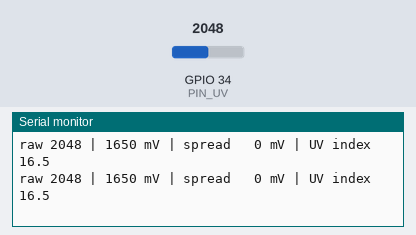
Simulated run of this sketch. Board: ESP32. On the bench: the last lines printed to the serial monitor. Inputs (shaded band) come from the test bench; at power-on: GPIO 34 (PIN_UV) = 2048 (analog values on the 0–4095 scale).

Above: at 1.7 s.
1.8 s: GPIO 34 (PIN_UV) set to 1228
At 3.3 s:
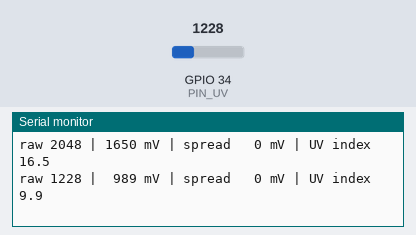
4.8 s: GPIO 34 (PIN_UV) set to 491
At 6.1 s:
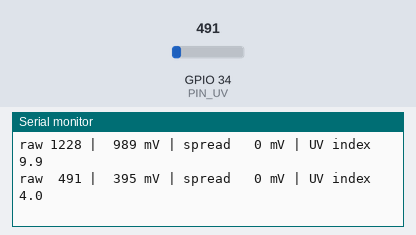
7.8 s: GPIO 34 (PIN_UV) set to 60
At 9.4 s:
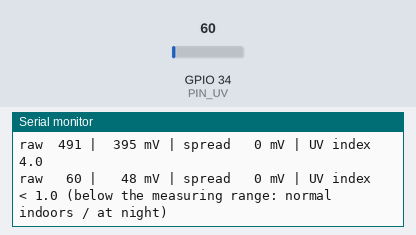
10.8 s: GPIO 34 (PIN_UV) set to 0
At 11.9 s:
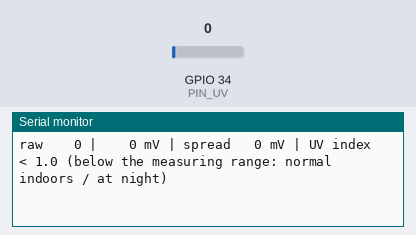
13.8 s: GPIO 34 (PIN_UV) set to 4095
At 15.0 s:
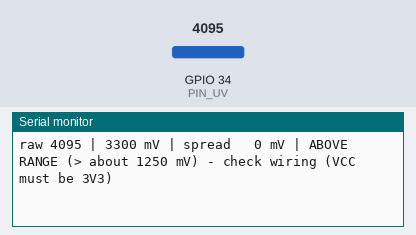

Measured:
- after the input at 1.8 s, the serial monitor: prints a new line after 0.71 s (image 1)
- after the input at 4.8 s, the serial monitor: prints a new line after 0.72 s (image 2)
- after the input at 7.8 s, the serial monitor: prints a new line after 0.74 s (image 3)
- after the input at 10.8 s, the serial monitor: prints a new line after 0.76 s (image 4)
- after the input at 13.8 s, the serial monitor: prints a new line after 0.78 s (image 5)

The sketch:

guva_s12sd_test.ino
```cpp
/*
  Analog Atlas - TEST 6: GUVA-S12SD UV sensor (analog) on GPIO34
  -------------------------------------------------------------
  Board: "ESP32 Dev Module". Serial Monitor: 115200 baud. No libraries needed.

  Wiring: + (VCC) -> 3V3, - (GND) -> GND, OUT (SIG) -> GPIO34.
  UV index = output voltage / 0.1 V (from the module documentation; an
  approximation, not a calibrated instrument).

  The ESP32 ADC is set like in the field kit: 2.5 dB attenuation, which measures
  about 100..1250 mV well (UV index 1.0..12.5). Below 100 mV we can only say
  "UV index < 1". The field kit then sends "uv_lt":1.0 instead of a number.

  An analog sensor cannot be "detected": an unconnected GPIO34 floats and shows
  random numbers. That is why this test also prints how much 16 quick samples
  scatter: a working sensor gives steady readings.

  PASS when
  - indoors, away from windows: below 100 mV (UV index < 1),
  - outdoors in sunshine: clearly above 100 mV (hundreds of mV on a sunny day),
  - covering the sensor with your hand outdoors makes it drop to below 100 mV,
  - the "spread" stays small (below about 100 mV) and the value is steady.
  Note: window glass and most plastics block much of the UV - test outdoors.
*/

const int PIN_UV = 34;
const int SAMPLES = 16;
const int MIN_MV = 100;   // lowest voltage the ADC measures well at 2.5 dB
const int MAX_MV = 1250;  // highest

void sortInts(int *v, int n) {
  for (int i = 1; i < n; i++) {
    int x = v[i], j = i - 1;
    while (j >= 0 && v[j] > x) {
      v[j + 1] = v[j];
      j--;
    }
    v[j + 1] = x;
  }
}

void setup() {
  Serial.begin(115200);
  delay(500);
  Serial.println();
  Serial.println("=== Analog Atlas TEST 6: GUVA-S12SD UV sensor on GPIO34 ===");
  // Set the attenuation for all analog pins (not per pin): then analogReadMilliVolts()
  // uses the matching calibration.
  analogSetAttenuation(ADC_2_5db);
  analogReadResolution(12);
}

void loop() {
  int mv[SAMPLES], raw[SAMPLES];
  for (int i = 0; i < SAMPLES; i++) {
    raw[i] = analogRead(PIN_UV);
    mv[i] = (int)analogReadMilliVolts(PIN_UV);
  }
  sortInts(mv, SAMPLES);
  sortInts(raw, SAMPLES);
  long sum = 0;
  for (int i = SAMPLES / 4; i < SAMPLES * 3 / 4; i++) sum += mv[i];  // middle 8 samples
  int avg = (int)((sum + SAMPLES / 4) / (SAMPLES / 2));
  int spread = mv[SAMPLES * 3 / 4 - 1] - mv[SAMPLES / 4];
  int rawMedian = raw[SAMPLES / 2];

  Serial.printf("raw %4d | %4d mV | spread %3d mV | ", rawMedian, avg, spread);
  if (spread > 100) {
    Serial.println("UNSTABLE - loose OUT wire or nothing connected to GPIO34?");
  } else if (rawMedian >= 4095) {
    Serial.printf("ABOVE RANGE (> about %d mV) - check wiring (VCC must be 3V3)\n", MAX_MV);
  } else if (avg < MIN_MV) {
    Serial.println("UV index < 1.0 (below the measuring range: normal indoors / at night)");
  } else {
    Serial.printf("UV index %.1f\n", avg / 100.0f);
  }
  delay(1000);
}
```
